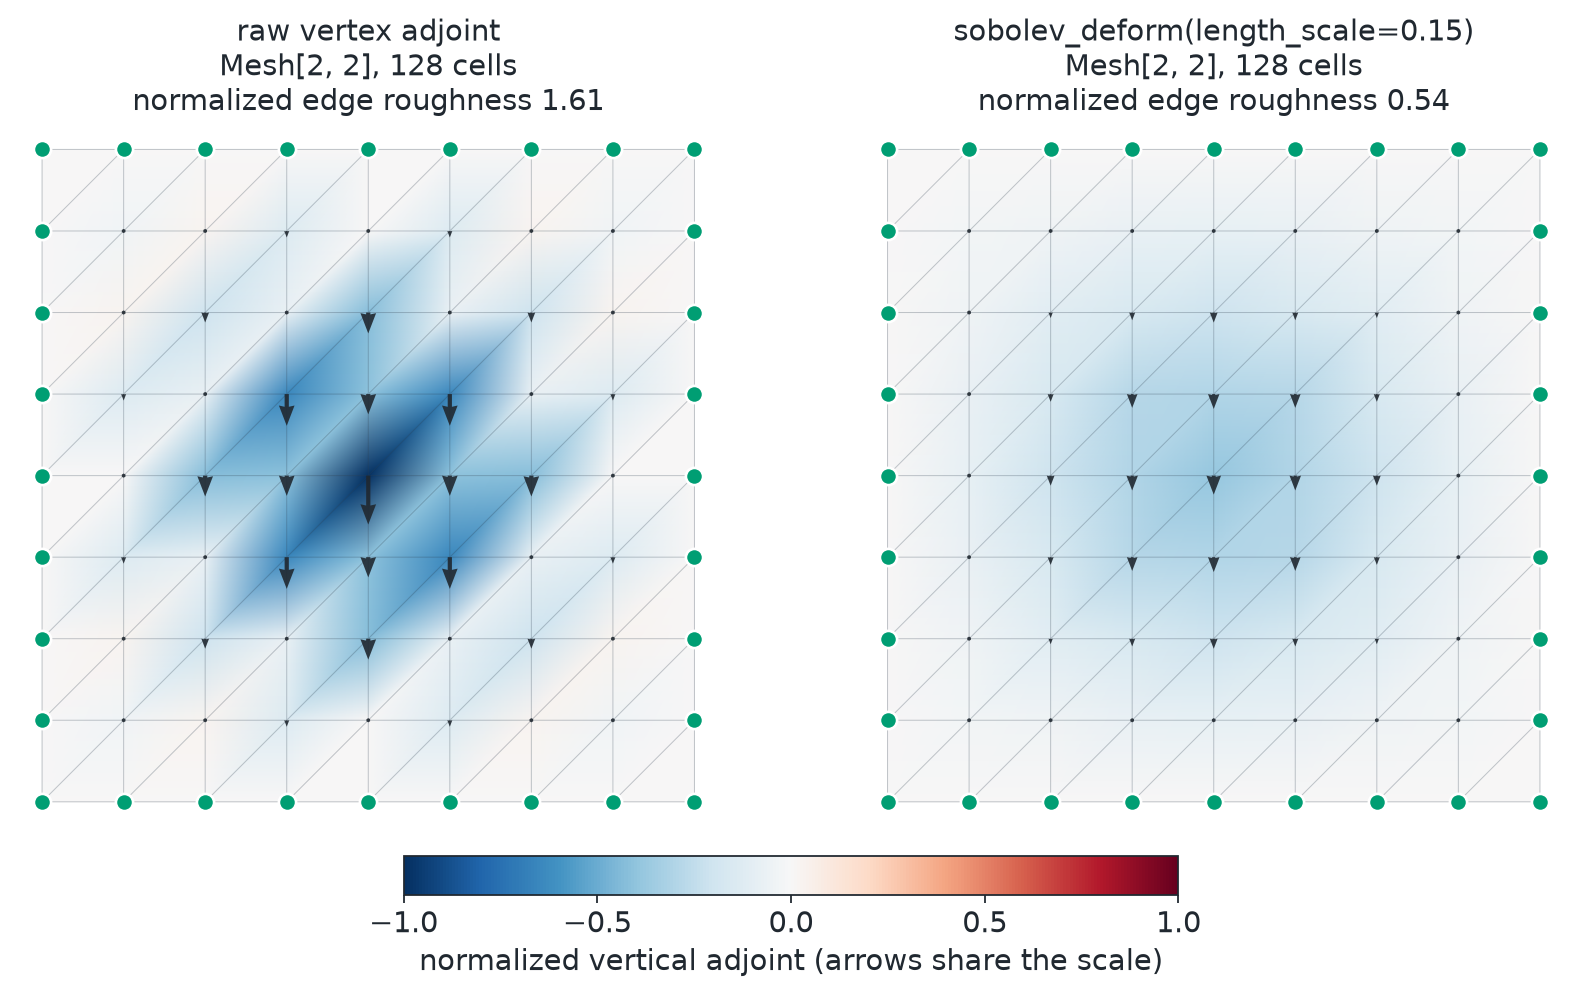

This chart was generated by the following Python code:
# SPDX-FileCopyrightText: Copyright (c) 2023 - 2026 NVIDIA CORPORATION & AFFILIATES.
# SPDX-FileCopyrightText: All rights reserved.
# SPDX-License-Identifier: Apache-2.0
#
# Licensed under the Apache License, Version 2.0 (the "License");
# you may not use this file except in compliance with the License.
# You may obtain a copy of the License at
#
# http://www.apache.org/licenses/LICENSE-2.0
#
# Unless required by applicable law or agreed to in writing, software
# distributed under the License is distributed on an "AS IS" BASIS,
# WITHOUT WARRANTIES OR CONDITIONS OF ANY KIND, either express or implied.
# See the License for the specific language governing permissions and
# limitations under the License.

"""Render raw and Sobolev-filtered vertex adjoint fields."""

from pathlib import Path

import matplotlib.pyplot as plt
import matplotlib.tri as mtri
import torch
from _style import DIVERGING, DPI, FIXED, TEXT, clean_axis, mesh_label
from matplotlib.colors import TwoSlopeNorm

from physicsnemo.mesh import Mesh

OUTPUT = Path(__file__).parent / "sobolev_adjoint_field.png"

MESH_EDGE = "#304050"
ARROW_COLOR = TEXT


def _make_square(resolution: int = 9) -> tuple[Mesh, torch.Tensor]:
    """Create a triangulated unit square and its boundary mask."""

    axis = torch.linspace(0.0, 1.0, resolution)
    y, x = torch.meshgrid(axis, axis, indexing="ij")
    points = torch.stack((x.reshape(-1), y.reshape(-1)), dim=-1)

    cells = []
    for row in range(resolution - 1):
        for column in range(resolution - 1):
            lower_left = row * resolution + column
            lower_right = lower_left + 1
            upper_left = lower_left + resolution
            upper_right = upper_left + 1
            cells.extend(
                (
                    (lower_left, lower_right, upper_right),
                    (lower_left, upper_right, upper_left),
                )
            )

    connectivity = torch.tensor(cells, dtype=torch.long)
    fixed_points = (
        (points[:, 0] == 0)
        | (points[:, 0] == 1)
        | (points[:, 1] == 0)
        | (points[:, 1] == 1)
    )
    return Mesh(points=points, cells=connectivity), fixed_points


def _target_points(
    mesh: Mesh,
    resolution: int,
    fixed_points: torch.Tensor,
) -> torch.Tensor:
    """Create a smooth target with deterministic vertex-scale variation."""

    centered = mesh.points - 0.5
    radius_squared = centered.square().sum(dim=-1)
    boundary_window = torch.sin(torch.pi * mesh.points[:, 0])
    boundary_window = boundary_window * torch.sin(torch.pi * mesh.points[:, 1])

    indices = torch.arange(mesh.n_points)
    checkerboard = (indices // resolution + indices % resolution) % 2
    checkerboard = 1.0 - 2.0 * checkerboard.to(mesh.points.dtype)

    vertical_target = 0.15 * torch.exp(-radius_squared / 0.06)
    vertical_target = vertical_target + 0.04 * checkerboard * boundary_window
    target_displacement = torch.zeros_like(mesh.points)
    target_displacement[:, 1] = vertical_target
    target_displacement[fixed_points] = 0
    return mesh.points + target_displacement


def _initial_vertex_adjoint(
    mesh: Mesh,
    target_points: torch.Tensor,
    fixed_points: torch.Tensor,
    *,
    use_sobolev: bool,
) -> torch.Tensor:
    """Differentiate the initial objective with respect to candidate vertices."""

    candidate_vertices = mesh.points.detach().clone().requires_grad_()
    raw_displacement = candidate_vertices - mesh.points.detach()
    if use_sobolev:
        deformed = mesh.sobolev_deform(
            raw_displacement,
            length_scale=0.15,
            fixed_points=fixed_points,
            max_iterations=128,
            implementation="torch",
        )
    else:
        free_displacement = torch.where(
            fixed_points[:, None],
            torch.zeros_like(raw_displacement),
            raw_displacement,
        )
        deformed = mesh.displace(free_displacement)

    objective = (deformed.points - target_points).square().mean()
    return torch.autograd.grad(objective, candidate_vertices)[0]


def _unique_edges(cells: torch.Tensor) -> torch.Tensor:
    """Return undirected triangle edges without duplicates."""

    edges = torch.cat(
        (cells[:, (0, 1)], cells[:, (1, 2)], cells[:, (2, 0)]),
        dim=0,
    )
    return torch.unique(torch.sort(edges, dim=1).values, dim=0)


def _normalized_edge_roughness(
    field: torch.Tensor,
    edges: torch.Tensor,
) -> torch.Tensor:
    """Measure neighbor variation after removing the field magnitude."""

    root_mean_square = field.square().mean().sqrt()
    root_mean_square = root_mean_square.clamp_min(torch.finfo(field.dtype).eps)
    normalized = field / root_mean_square
    differences = normalized[edges[:, 0]] - normalized[edges[:, 1]]
    return differences.square().sum(dim=-1).mean()


def _draw_field(
    axis,
    triangulation: mtri.Triangulation,
    points,
    normalized_field,
    fixed_points,
    *,
    title: str,
    roughness: float,
    norm: TwoSlopeNorm,
):
    """Draw one vertex field with shared color and arrow scales."""

    surface = axis.tripcolor(
        triangulation,
        normalized_field[:, 1],
        shading="gouraud",
        cmap=DIVERGING,
        norm=norm,
    )
    axis.triplot(
        triangulation,
        color=MESH_EDGE,
        linewidth=0.45,
        alpha=0.28,
    )

    free_points = ~fixed_points
    arrow_field = 0.075 * normalized_field[free_points]
    axis.quiver(
        points[free_points, 0],
        points[free_points, 1],
        arrow_field[:, 0],
        arrow_field[:, 1],
        angles="xy",
        scale_units="xy",
        scale=1.0,
        width=0.006,
        headwidth=3.7,
        headlength=4.8,
        color=ARROW_COLOR,
        alpha=0.9,
        zorder=4,
    )
    axis.scatter(
        points[fixed_points, 0],
        points[fixed_points, 1],
        s=60,
        color=FIXED,
        edgecolor="white",
        linewidth=1.2,
        zorder=5,
    )

    axis.set_title(f"{title}\nnormalized edge roughness {roughness:.2f}")
    clean_axis(axis, ((-0.04, 1.04), (-0.04, 1.04)))
    return surface


def main() -> None:
    """Generate the documentation image."""

    resolution = 9
    mesh, fixed_points = _make_square(resolution)
    target_points = _target_points(mesh, resolution, fixed_points)
    raw_adjoint = _initial_vertex_adjoint(
        mesh,
        target_points,
        fixed_points,
        use_sobolev=False,
    )
    sobolev_adjoint = _initial_vertex_adjoint(
        mesh,
        target_points,
        fixed_points,
        use_sobolev=True,
    )

    edges = _unique_edges(mesh.cells)
    raw_roughness = _normalized_edge_roughness(raw_adjoint, edges)
    sobolev_roughness = _normalized_edge_roughness(sobolev_adjoint, edges)
    if sobolev_roughness >= raw_roughness:
        raise RuntimeError("Sobolev filtering did not reduce adjoint roughness")

    shared_scale = torch.stack((raw_adjoint.abs().max(), sobolev_adjoint.abs().max()))
    shared_scale = shared_scale.max().clamp_min(torch.finfo(mesh.points.dtype).eps)
    raw_normalized = raw_adjoint / shared_scale
    sobolev_normalized = sobolev_adjoint / shared_scale

    points = mesh.points.detach().cpu().numpy()
    cells = mesh.cells.detach().cpu().numpy()
    fixed = fixed_points.detach().cpu().numpy()
    raw_field = raw_normalized.detach().cpu().numpy()
    sobolev_field = sobolev_normalized.detach().cpu().numpy()
    triangulation = mtri.Triangulation(points[:, 0], points[:, 1], cells)
    norm = TwoSlopeNorm(vmin=-1.0, vcenter=0.0, vmax=1.0)

    figure, axes = plt.subplots(1, 2, figsize=(12.5, 7.6))
    panels = (
        (
            axes[0],
            raw_field,
            f"raw vertex adjoint\n{mesh_label(mesh)}",
            raw_roughness.item(),
        ),
        (
            axes[1],
            sobolev_field,
            f"sobolev_deform(length_scale=0.15)\n{mesh_label(mesh)}",
            sobolev_roughness.item(),
        ),
    )
    surface = None
    for axis, field, title, roughness in panels:
        surface = _draw_field(
            axis,
            triangulation,
            points,
            field,
            fixed,
            title=title,
            roughness=roughness,
            norm=norm,
        )

    if surface is None:
        raise RuntimeError("No field panels were rendered")
    colorbar = figure.colorbar(
        surface,
        ax=axes,
        orientation="horizontal",
        fraction=0.045,
        pad=0.03,
        shrink=0.5,
    )
    colorbar.set_label("normalized vertical adjoint (arrows share the scale)")
    colorbar.set_ticks((-1.0, -0.5, 0.0, 0.5, 1.0))
    # Smooth color ramps band under a 256-color palette, so keep full RGB.
    figure.savefig(OUTPUT, dpi=DPI, facecolor="white", bbox_inches="tight")
    plt.close(figure)
    print(f"Saved {OUTPUT} ({OUTPUT.stat().st_size / 1024:.0f} KB)")

    print(f"Raw adjoint roughness: {raw_roughness.item():.4f}")
    print(f"Sobolev adjoint roughness: {sobolev_roughness.item():.4f}")


if __name__ == "__main__":
    main()
